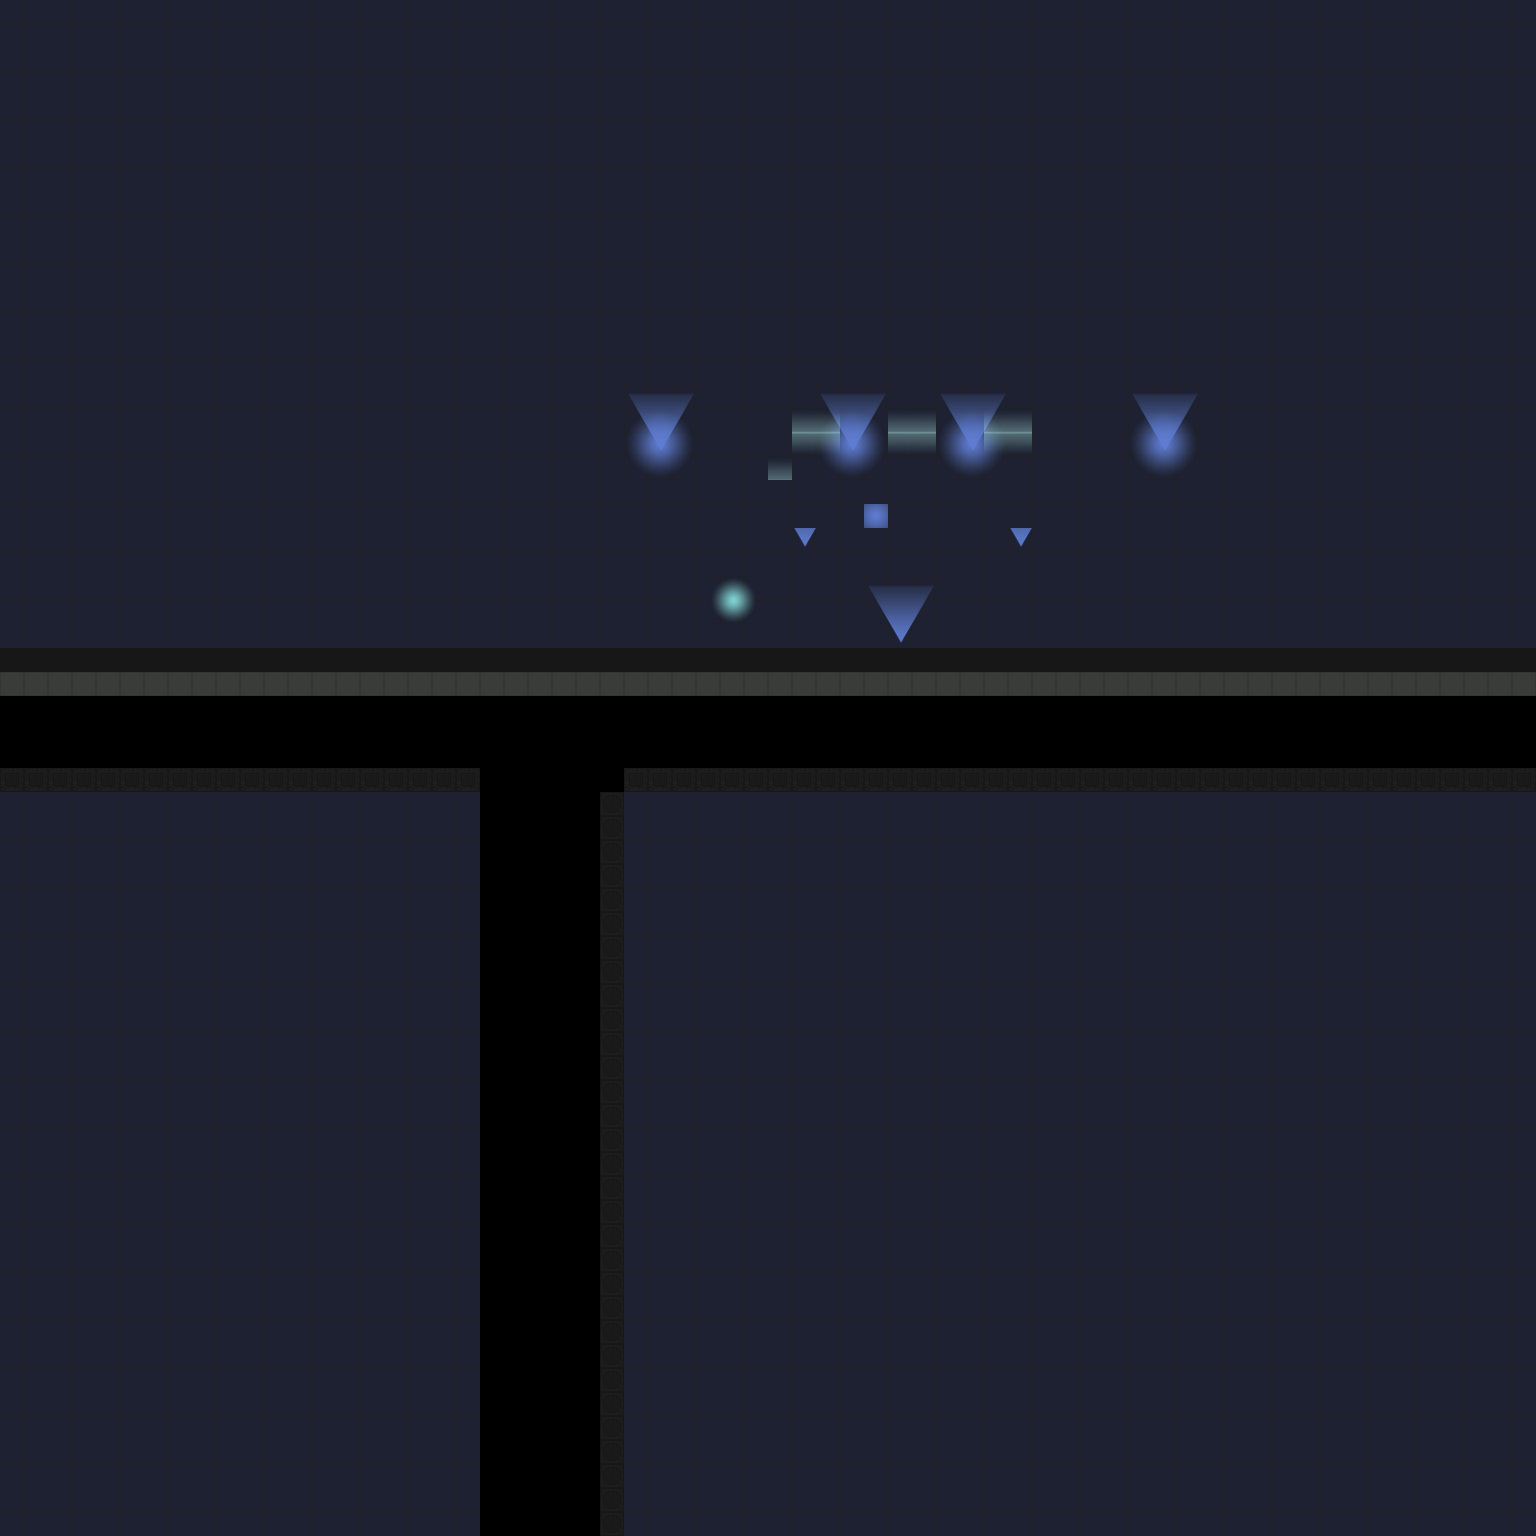

Rendered tile map (Tiled .tmx) drawn with the repository's tilesets; below, a short description and the map source with its tile grids summarised:
An orthogonal 64x64 tile map with 24x24 px tiles, 9 tile layers (Floors, Walls, UnderChar1, UnderChar2, ...), 6 tilesets.

<map version="1.0" tiledversion="1.1.6" orientation="orthogonal" renderorder="right-down" width="64" height="64" tilewidth="24" tileheight="24" infinite="0" nextobjectid="1">
 <tileset firstgid="1" source="Floors.tsx" />
 <tileset firstgid="241" source="Walls.tsx" />
 <tileset firstgid="481" source="Objects.tsx" />
 <tileset firstgid="1273" source="PostFX.tsx" />
 <tileset firstgid="1513" source="../Maps2/Objects.tsx" />
 <tileset firstgid="2346" source="../Maps2/Floors.tsx" />
 <layer name="Floors" width="64" height="64">
  <data>[4096 cells, 4096 non-empty, 15 distinct tile ids]</data>
 </layer>
 <layer name="Walls" width="64" height="64">
  <data>[4096 cells, 858 non-empty, 4 distinct tile ids]</data>
 </layer>
 <layer name="UnderChar1" width="64" height="64">
  <data>[4096 cells, 509 non-empty, 20 distinct tile ids]</data>
 </layer>
 <layer name="UnderChar2" width="64" height="64">
  <data>[4096 cells, 0 non-empty, 0 distinct tile ids]</data>
 </layer>
 <layer name="OverChar1" width="64" height="64">
  <data>[4096 cells, 1 non-empty, 1 distinct tile ids]</data>
 </layer>
 <layer name="OverChar2" width="64" height="64">
  <data>[4096 cells, 0 non-empty, 0 distinct tile ids]</data>
 </layer>
 <layer name="PostFX1" width="64" height="64">
  <data>[4096 cells, 53 non-empty, 15 distinct tile ids]</data>
 </layer>
 <layer name="PostFX2" width="64" height="64">
  <data>[4096 cells, 37 non-empty, 9 distinct tile ids]</data>
 </layer>
 <layer name="PostFX3" width="64" height="64">
  <data>[4096 cells, 25 non-empty, 8 distinct tile ids]</data>
 </layer>
</map>
